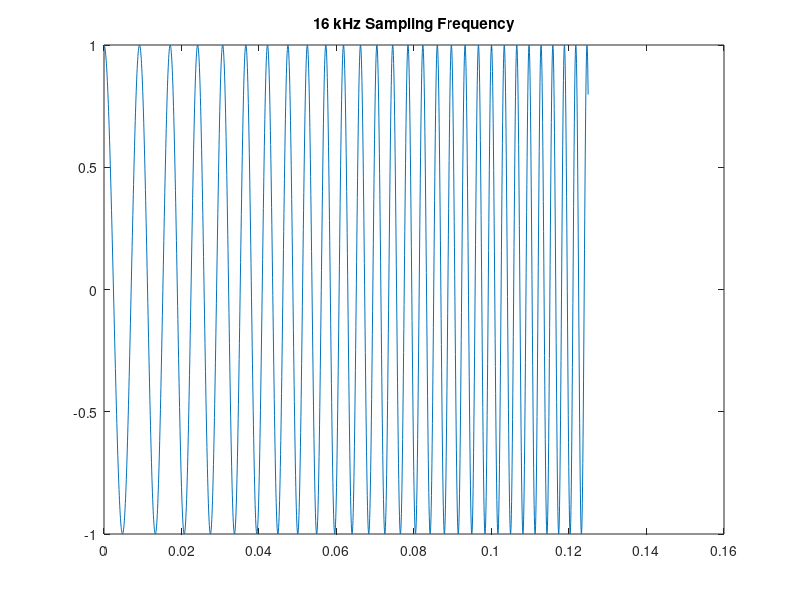

Reproduce this figure in MATLAB.
clc; clear all;
% Sampling frequency and interval
fs = 16000;
Ts = 1/fs;

% Starting frequency and increase slope
f1 = 100;
mu = 2000;

% Make the time vector for replayed sound spurt
% Play the spurt for 2 seconds
tfinal = 8;
nsound=0:Ts:tfinal;

% Make the time vector for the plot
nplot=0:Ts:(2000-1)*Ts;

% Sample the sinusoid.
cnT = cos(pi*mu*nsound.^2 + 2*pi*f1*nsound);

% Make the plot
plot(nplot, cnT(1:2000));
title('16 kHz Sampling Frequency');

% Save cnT as a wav sound file, soundfile.wav.
audiowrite('soundfile_chirp_2.wav', cnT, fs);

% Uncomment/edit this next line to save the graph.
exportgraphics(gcf, 'graph_chirp_2.jpg');